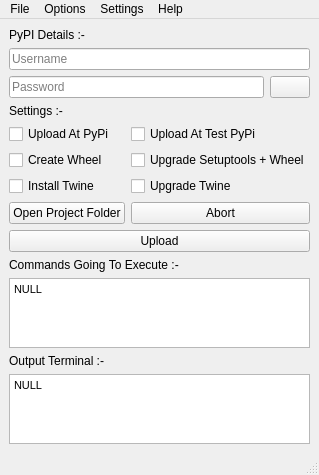
<?xml version="1.0" encoding="UTF-8"?>
<ui version="4.0">
 <class>MainWindow</class>
 <widget class="QMainWindow" name="MainWindow">
  <property name="geometry">
   <rect>
    <x>0</x>
    <y>0</y>
    <width>292</width>
    <height>469</height>
   </rect>
  </property>
  <property name="windowTitle">
   <string>PyPI Uploader</string>
  </property>
  <property name="windowIcon">
   <iconset>
    <normaloff>../../../../Downloads/upload.png</normaloff>../../../../Downloads/upload.png</iconset>
  </property>
  <property name="tabShape">
   <enum>QTabWidget::Rounded</enum>
  </property>
  <widget class="QWidget" name="centralwidget">
   <layout class="QGridLayout" name="gridLayout">
    <item row="5" column="0" colspan="2">
     <layout class="QGridLayout" name="gridLayout_2">
      <item row="0" column="1">
       <widget class="QCheckBox" name="c2">
        <property name="toolTip">
         <string>Upload realese at test.pypi.org</string>
        </property>
        <property name="statusTip">
         <string/>
        </property>
        <property name="text">
         <string>Upload At Test PyPi</string>
        </property>
       </widget>
      </item>
      <item row="1" column="1">
       <widget class="QCheckBox" name="c4">
        <property name="toolTip">
         <string>Upgrade setuptools and wheel to latest version</string>
        </property>
        <property name="text">
         <string>Upgrade Setuptools + Wheel</string>
        </property>
        <property name="checked">
         <bool>false</bool>
        </property>
       </widget>
      </item>
      <item row="0" column="0">
       <widget class="QCheckBox" name="c1">
        <property name="toolTip">
         <string>Upload realese at pypi.org</string>
        </property>
        <property name="text">
         <string>Upload At PyPi</string>
        </property>
        <property name="checked">
         <bool>false</bool>
        </property>
       </widget>
      </item>
      <item row="1" column="0">
       <widget class="QCheckBox" name="c3">
        <property name="toolTip">
         <string>Creates a whl and tar.gz file of program using setup.py file.</string>
        </property>
        <property name="statusTip">
         <string/>
        </property>
        <property name="whatsThis">
         <string/>
        </property>
        <property name="text">
         <string>Create Wheel</string>
        </property>
        <property name="checked">
         <bool>false</bool>
        </property>
        <property name="tristate">
         <bool>false</bool>
        </property>
       </widget>
      </item>
      <item row="3" column="0">
       <widget class="QPushButton" name="opf">
        <property name="text">
         <string>Open Project Folder</string>
        </property>
       </widget>
      </item>
      <item row="2" column="0">
       <widget class="QCheckBox" name="c5">
        <property name="toolTip">
         <string>Install main uploading package i.e. twine.</string>
        </property>
        <property name="text">
         <string>Install Twine</string>
        </property>
       </widget>
      </item>
      <item row="2" column="1">
       <widget class="QCheckBox" name="c6">
        <property name="toolTip">
         <string>Upgrades twine to latest version.</string>
        </property>
        <property name="statusTip">
         <string/>
        </property>
        <property name="text">
         <string>Upgrade Twine</string>
        </property>
        <property name="checked">
         <bool>false</bool>
        </property>
       </widget>
      </item>
      <item row="3" column="1">
       <widget class="QPushButton" name="abort">
        <property name="text">
         <string>Abort</string>
        </property>
       </widget>
      </item>
     </layout>
    </item>
    <item row="3" column="0">
     <widget class="QLineEdit" name="pypi_password">
      <property name="text">
       <string/>
      </property>
      <property name="echoMode">
       <enum>QLineEdit::Password</enum>
      </property>
      <property name="placeholderText">
       <string>Password</string>
      </property>
     </widget>
    </item>
    <item row="14" column="0" colspan="2">
     <widget class="QTextBrowser" name="commands_box">
      <property name="html">
       <string>&lt;!DOCTYPE HTML PUBLIC &quot;-//W3C//DTD HTML 4.0//EN&quot; &quot;http://www.w3.org/TR/REC-html40/strict.dtd&quot;&gt;
&lt;html&gt;&lt;head&gt;&lt;meta name=&quot;qrichtext&quot; content=&quot;1&quot; /&gt;&lt;style type=&quot;text/css&quot;&gt;
p, li { white-space: pre-wrap; }
&lt;/style&gt;&lt;/head&gt;&lt;body style=&quot; font-family:'MS Shell Dlg 2'; font-size:8.25pt; font-weight:400; font-style:normal;&quot;&gt;
&lt;p style=&quot; margin-top:0px; margin-bottom:0px; margin-left:0px; margin-right:0px; -qt-block-indent:0; text-indent:0px;&quot;&gt;NULL&lt;/p&gt;&lt;/body&gt;&lt;/html&gt;</string>
      </property>
     </widget>
    </item>
    <item row="2" column="0" colspan="2">
     <widget class="QLineEdit" name="pypi_username">
      <property name="placeholderText">
       <string>Username</string>
      </property>
     </widget>
    </item>
    <item row="13" column="0">
     <widget class="QLabel" name="commands">
      <property name="text">
       <string>Commands Going To Execute :-</string>
      </property>
     </widget>
    </item>
    <item row="1" column="0" colspan="2">
     <widget class="QLabel" name="details">
      <property name="text">
       <string>PyPI Details :-</string>
      </property>
     </widget>
    </item>
    <item row="3" column="1">
     <widget class="QPushButton" name="show_hide">
      <property name="text">
       <string/>
      </property>
      <property name="icon">
       <iconset>
        <normaloff>../../../../Downloads/hide.png</normaloff>../../../../Downloads/hide.png</iconset>
      </property>
      <property name="flat">
       <bool>false</bool>
      </property>
     </widget>
    </item>
    <item row="16" column="0" colspan="2">
     <widget class="QTextBrowser" name="output_box">
      <property name="html">
       <string>&lt;!DOCTYPE HTML PUBLIC &quot;-//W3C//DTD HTML 4.0//EN&quot; &quot;http://www.w3.org/TR/REC-html40/strict.dtd&quot;&gt;
&lt;html&gt;&lt;head&gt;&lt;meta name=&quot;qrichtext&quot; content=&quot;1&quot; /&gt;&lt;style type=&quot;text/css&quot;&gt;
p, li { white-space: pre-wrap; }
&lt;/style&gt;&lt;/head&gt;&lt;body style=&quot; font-family:'MS Shell Dlg 2'; font-size:8.25pt; font-weight:400; font-style:normal;&quot;&gt;
&lt;p style=&quot; margin-top:0px; margin-bottom:0px; margin-left:0px; margin-right:0px; -qt-block-indent:0; text-indent:0px;&quot;&gt;NULL&lt;/p&gt;&lt;/body&gt;&lt;/html&gt;</string>
      </property>
     </widget>
    </item>
    <item row="4" column="0" colspan="2">
     <widget class="QLabel" name="settings">
      <property name="text">
       <string>Settings :-</string>
      </property>
     </widget>
    </item>
    <item row="15" column="0">
     <widget class="QLabel" name="output">
      <property name="text">
       <string>Output Terminal :-</string>
      </property>
     </widget>
    </item>
    <item row="12" column="0" colspan="2">
     <widget class="QPushButton" name="upload">
      <property name="text">
       <string>Upload</string>
      </property>
      <property name="icon">
       <iconset>
        <normaloff>../../../../Downloads/upload.png</normaloff>../../../../Downloads/upload.png</iconset>
      </property>
     </widget>
    </item>
   </layout>
  </widget>
  <widget class="QMenuBar" name="menubar">
   <property name="geometry">
    <rect>
     <x>0</x>
     <y>0</y>
     <width>292</width>
     <height>21</height>
    </rect>
   </property>
   <widget class="QMenu" name="menuFile">
    <property name="title">
     <string>File</string>
    </property>
    <addaction name="actionOpen_Project_Folder"/>
    <addaction name="actionSave_A_bat_File"/>
   </widget>
   <widget class="QMenu" name="menuSettings">
    <property name="title">
     <string>Settings</string>
    </property>
    <widget class="QMenu" name="menuThemes">
     <property name="title">
      <string>Themes</string>
     </property>
     <addaction name="separator"/>
     <addaction name="actionDark"/>
     <addaction name="actionLight"/>
    </widget>
    <addaction name="menuThemes"/>
    <addaction name="actionSave_User"/>
    <addaction name="actionSave_PyPi_Settings"/>
    <addaction name="actionReset_To_Default"/>
   </widget>
   <widget class="QMenu" name="menuHelp">
    <property name="title">
     <string>Help</string>
    </property>
    <addaction name="actionReport_A_Bug"/>
    <addaction name="actionRequest_New_Features"/>
    <addaction name="actionNeed_Help"/>
    <addaction name="separator"/>
    <addaction name="actionAbout_Up_To_PyPi"/>
   </widget>
   <widget class="QMenu" name="menuOptions">
    <property name="title">
     <string>Options</string>
    </property>
    <addaction name="actionUpload"/>
    <addaction name="actionAbort"/>
    <addaction name="actionClear_Text_Fields"/>
    <addaction name="separator"/>
    <addaction name="actionAdvance_Wheel_Creator"/>
   </widget>
   <addaction name="menuFile"/>
   <addaction name="menuOptions"/>
   <addaction name="menuSettings"/>
   <addaction name="menuHelp"/>
  </widget>
  <widget class="QStatusBar" name="statusbar"/>
  <action name="actionDark">
   <property name="checkable">
    <bool>true</bool>
   </property>
   <property name="checked">
    <bool>false</bool>
   </property>
   <property name="text">
    <string>Dark</string>
   </property>
  </action>
  <action name="actionLight">
   <property name="checkable">
    <bool>true</bool>
   </property>
   <property name="text">
    <string>Light</string>
   </property>
  </action>
  <action name="actionAbout_Up_To_PyPi">
   <property name="text">
    <string>About Up To PyPi</string>
   </property>
  </action>
  <action name="actionOpen_Project_Folder">
   <property name="text">
    <string>Open Project Folder</string>
   </property>
  </action>
  <action name="actionSave_User">
   <property name="checkable">
    <bool>true</bool>
   </property>
   <property name="checked">
    <bool>false</bool>
   </property>
   <property name="text">
    <string>Save User</string>
   </property>
  </action>
  <action name="actionClear_Text_Fields">
   <property name="text">
    <string>Clear Text Fields</string>
   </property>
   <property name="shortcut">
    <string>Ctrl+Z</string>
   </property>
  </action>
  <action name="actionReset_To_Default">
   <property name="text">
    <string>Reset To Default</string>
   </property>
  </action>
  <action name="actionSave_PyPi_Settings">
   <property name="checkable">
    <bool>true</bool>
   </property>
   <property name="text">
    <string>Save PyPi Settings</string>
   </property>
  </action>
  <action name="actionAdvance_Wheel_Creator">
   <property name="text">
    <string>Advance Wheel Creator</string>
   </property>
  </action>
  <action name="actionReport_A_Bug">
   <property name="text">
    <string>Report A Bug</string>
   </property>
  </action>
  <action name="actionRequest_New_Features">
   <property name="text">
    <string>Request New Features</string>
   </property>
  </action>
  <action name="actionNeed_Help">
   <property name="text">
    <string>Need Help ?</string>
   </property>
  </action>
  <action name="actionUpload">
   <property name="text">
    <string>Upload</string>
   </property>
  </action>
  <action name="actionAbort">
   <property name="text">
    <string>Abort</string>
   </property>
  </action>
  <action name="actionSave_A_bat_File">
   <property name="text">
    <string>Save A .bat File</string>
   </property>
   <property name="shortcut">
    <string>Ctrl+S</string>
   </property>
  </action>
 </widget>
 <resources/>
 <connections/>
</ui>
